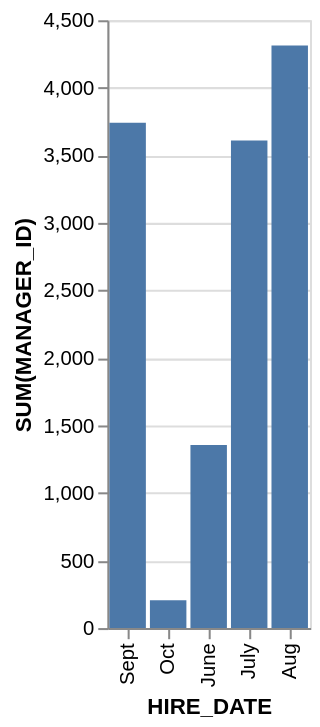

Write the Vega-Lite specification saved for this chart.
### Vega-Lite specification from a JSON file in a GitHub repository (floating-point values rounded to 4 significant figures)
{"data": {"values": [{"x_data": "June", "y_data": 1355}, {"x_data": "July", "y_data": 3610}, {"x_data": "Aug", "y_data": 4314}, {"x_data": "Sept", "y_data": 3741}, {"x_data": "Oct", "y_data": 205}]}, "mark": "bar", "encoding": {"x": {"field": "x_data", "type": "nominal", "title": "HIRE_DATE", "sort": "descending"}, "y": {"field": "y_data", "type": "quantitative", "title": "SUM(MANAGER_ID)"}}}
